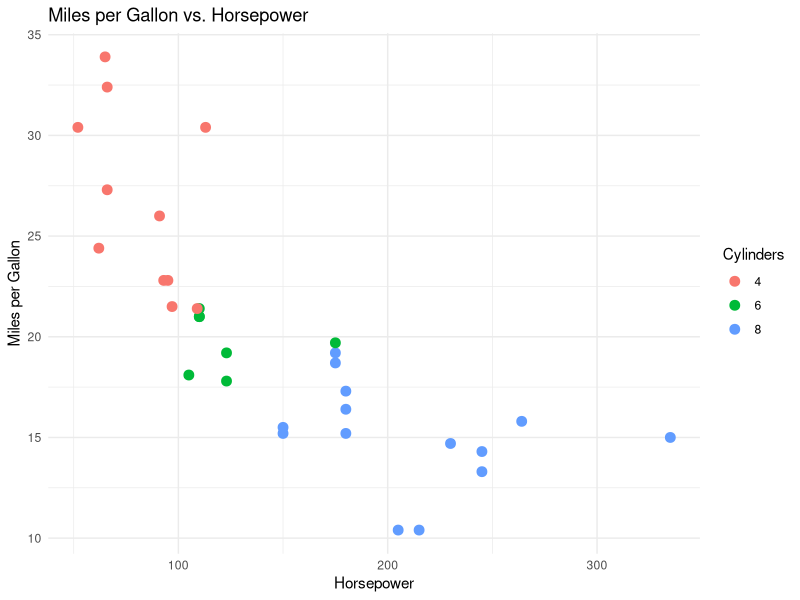

Reproduce this figure in R.
# Load the tidyverse
library(tidyverse)

# Load a built-in dataset
data <- mtcars

# Convert rownames to a column
data <- data %>%
  rownames_to_column(var = "car")

# Look at the first few rows
head(data)

# Filter: cars with mpg > 20
filtered_data <- data %>%
  filter(mpg > 20)

# Summarize: average mpg by cylinder count
summary <- data %>%
  group_by(cyl) %>%
  summarize(avg_mpg = mean(mpg), .groups = "drop")

print(summary)

# Plot: mpg vs hp
ggplot(data, aes(x = hp, y = mpg, color = factor(cyl))) +
  geom_point(size = 3) +
  labs(
    title = "Miles per Gallon vs. Horsepower",
    x = "Horsepower",
    y = "Miles per Gallon",
    color = "Cylinders"
  ) +
  theme_minimal()
